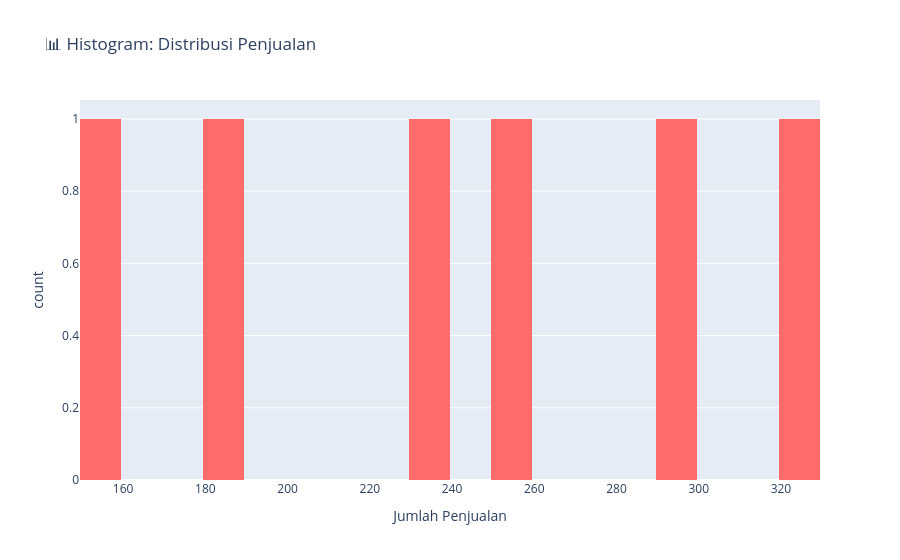

Notebook code for this chart:
### Markdown cell above
## Contoh 8: Histogram dengan Distribution

### Code cell
# Histogram untuk melihat distribution data
fig_hist = px.histogram(df, x='Penjualan', nbins=20,
                        title='📊 Histogram: Distribusi Penjualan',
                        color_discrete_sequence=['#FF6B6B'],
                        labels={'Penjualan': 'Jumlah Penjualan', 'count': 'Frekuensi'})

fig_hist.update_layout(showlegend=False)
fig_hist.show()

### Figure 1 — Plotly figure (JSON) as saved in the notebook; plotly's stock layout.template omitted (floating-point values rounded to 4 significant figures)
{"data": [{"bingroup": "x", "hovertemplate": "Jumlah Penjualan=%{x}<br>count=%{y}<extra></extra>", "legendgroup": "", "marker": {"color": "#FF6B6B", "pattern": {"shape": ""}}, "name": "", "nbinsx": 20, "orientation": "v", "showlegend": false, "type": "histogram", "x": [150, 230, 180, 290, 250, 320], "xaxis": "x", "yaxis": "y"}], "layout": {"barmode": "relative", "legend": {"tracegroupgap": 0}, "showlegend": false, "title": {"text": "📊 Histogram: Distribusi Penjualan"}, "xaxis": {"anchor": "y", "domain": [0, 1], "title": {"text": "Jumlah Penjualan"}}, "yaxis": {"anchor": "x", "domain": [0, 1], "title": {"text": "count"}}}}
